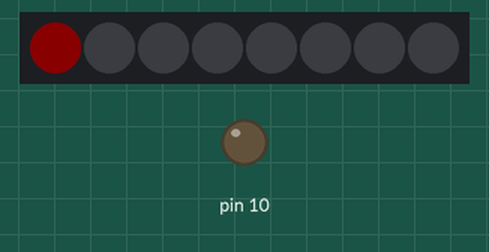
The sketch below on a simulated Arduino Uno, built with avr-gcc and run on an emulated ATmega328P. Shown: 8 RGB LEDs in strip order, left to right, output pins drawn as LEDs (lit = HIGH). Dim RGB values are drawn brighter than linear.

Above: at 0.01 s.
At 0.4 s:
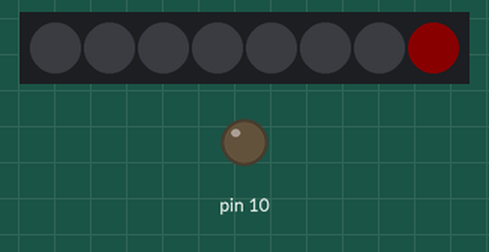
At 0.9 s:
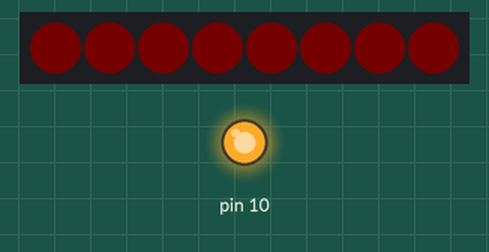
Timing chart, 0 to 2.4 s (numbered marks = the images above):
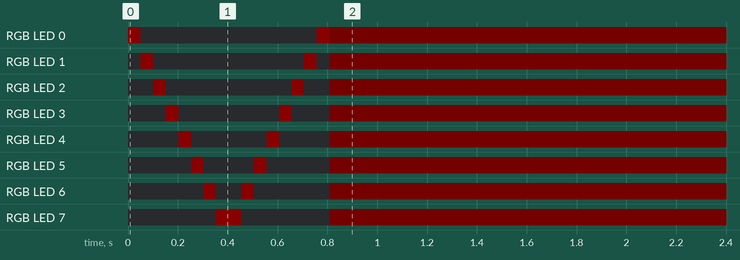

The sketch:

PTSL1_CANshiftlight_OBD2.ino
```cpp
// (licence header left out)
#include <Adafruit_NeoPixel.h> // Library for NeoPixel Communication
#include <SPI.h>               // Library for using SPI Communication
#include <mcp2515.h>           // Library for using CAN Communication

// ---------------- Change your Pattern Start, END and Flash RPM Here ----------------
int STARTRPM = 1000;
int ENDRPM = 1500;
int FLASHRPM = 1800;
// -----------------------------------------------------------------------------------

// How many NeoPixels are attached to the Arduino? If you add more LEDs, add the colours below too
#define NUMPIXELS 8

// Which pin on the Arduino is connected to the NeoPixels?
#define PIN 4

// ---------------------CHANGE YOUR LED COLOURS HERE ---------------------------------
const uint32_t LEDcolour[NUMPIXELS] =    //Set color for each individual LED (Red, Green, Blue)
{
  Adafruit_NeoPixel::Color(0, 120, 0), //First LED green
  Adafruit_NeoPixel::Color(0, 120, 0),
  Adafruit_NeoPixel::Color(0, 120, 0),
  Adafruit_NeoPixel::Color(0, 120, 0),
  Adafruit_NeoPixel::Color(255, 125, 0), //Orange
  Adafruit_NeoPixel::Color(255, 125, 0),
  Adafruit_NeoPixel::Color(255, 0, 0), //red
  Adafruit_NeoPixel::Color(255, 0, 0), //8th LED red
};
// ------------------------------------------------------------------------------------

int ON_LEDS = 0;
int RPM = 0;
int step;

struct can_frame txcanMsg1; // OBDII request message
struct can_frame rxcanMsg1; // OBDII response (RPM)

MCP2515 mcp2515(10); // SPI CS Pin 10 - MCP2515 CS Pin

Adafruit_NeoPixel pixels(NUMPIXELS, PIN, NEO_GRB + NEO_KHZ800);

unsigned int ShiftLightsOn[NUMPIXELS]; // define how many lights should be on

void setup() {
  {
  pixels.begin(); // INITIALIZE NeoPixel strip object (REQUIRED)
  pixels.clear();
  pixels.show(); // Initialize all pixels to 'off'

  step = (ENDRPM - STARTRPM) / NUMPIXELS; //maps the range of RPM the LEDs will cover from the STARTRPM and ENDRPM

for(int i=0; i<NUMPIXELS; i++) {
    pixels.setPixelColor(i, 10, 0, 0);
    pixels.show();
    delay(50);
    pixels.setPixelColor(i, 0, 0, 0);
  }

  // Right to left
  for(int i=NUMPIXELS-1; i>=0; i--) {
    pixels.setPixelColor(i, 10, 0, 0);
    pixels.show();
    delay(50);
    pixels.setPixelColor(i, 0, 0, 0);
  }
  SPI.begin();

  Serial.begin(9600);

  mcp2515.reset();
  mcp2515.setBitrate(CAN_500KBPS,MCP_8MHZ); // Sets CAN at speed and clock freq | Default = (CAN_500KBPS,MCP_8MHZ)
  mcp2515.setNormalMode();                   // Sets CAN at normal mode

 // pinMode(5, OUTPUT);

  for (int i = 0; i < NUMPIXELS; i++) {
    ShiftLightsOn[i] = STARTRPM + (step * i);
  }
  txcanMsg1.can_id  = 0x7df;
  txcanMsg1.can_dlc = 8;
  txcanMsg1.data[0] = 0x02;
  txcanMsg1.data[1] = 0x01;
  txcanMsg1.data[2] = 0x0C;
  txcanMsg1.data[3] = 0x00;
  txcanMsg1.data[4] = 0x00;
  txcanMsg1.data[5] = 0x00;
  txcanMsg1.data[6] = 0x00;
  txcanMsg1.data[7] = 0x00;
}
  pixels.clear();
  pixels.fill(pixels.Color(1, 0, 0)); // Faint red
  pixels.show();
  }
void loop() {
  pixels.clear();
   mcp2515.sendMessage(&txcanMsg1);

  if (mcp2515.readMessage(&rxcanMsg1) == MCP2515::ERROR_OK) {

    //CAN Message 1, dettermine the CAN ID and Bytes of the message
    if(rxcanMsg1.can_id == 0x7E8 && rxcanMsg1.data[0] == 0x02 && rxcanMsg1.data[1] == 0x01 && rxcanMsg1.data[2] == 0x0C) { // CAN ID (0x7E8 is OBDII default) (Buffer: 2 Bytes && Current Data && RPM)

      int x1 = rxcanMsg1.data[3]; //byte 3
      int x2 = rxcanMsg1.data[4]; //byte 4
      int RPM = ((x1 * 256) + x2)/4;
      //int RPM = (x2 + (x1 << 8)); //put them together (Swap x2 and x1 to change endianness of message)

//       Print to serial (uncomment for debugging)
       Serial.println("RPM");
       Serial.println(RPM);

      if (RPM < ENDRPM) {
        // Normal operating range
        for (int i = 0; i < NUMPIXELS; i++) {
          if (RPM > ShiftLightsOn[i]) {
            pixels.setPixelColor(i, LEDcolour[i]);
          } else {
            pixels.setPixelColor(i, pixels.Color(0, 0, 0));
          }
        }
        pixels.show();
      }
      else if (RPM >= ENDRPM && RPM < FLASHRPM) {
        // Above ENDRPM but under FlashRPM
        pixels.fill(pixels.Color(120, 0, 0)); // Fill all LEDS
        pixels.show();
        delay(30);
      }
      else if (RPM >= FLASHRPM) {
        // Over FLASHRPM - flash flash
        pixels.fill(pixels.Color(0, 0, 0)); // overrev flash colour 1
        pixels.show();
        delay(30);
        pixels.fill(pixels.Color(120, 120, 120)); // overrev flash colour 2
        pixels.show();
        delay(30);
      }
    }
  }
  delay(100);
}
```
